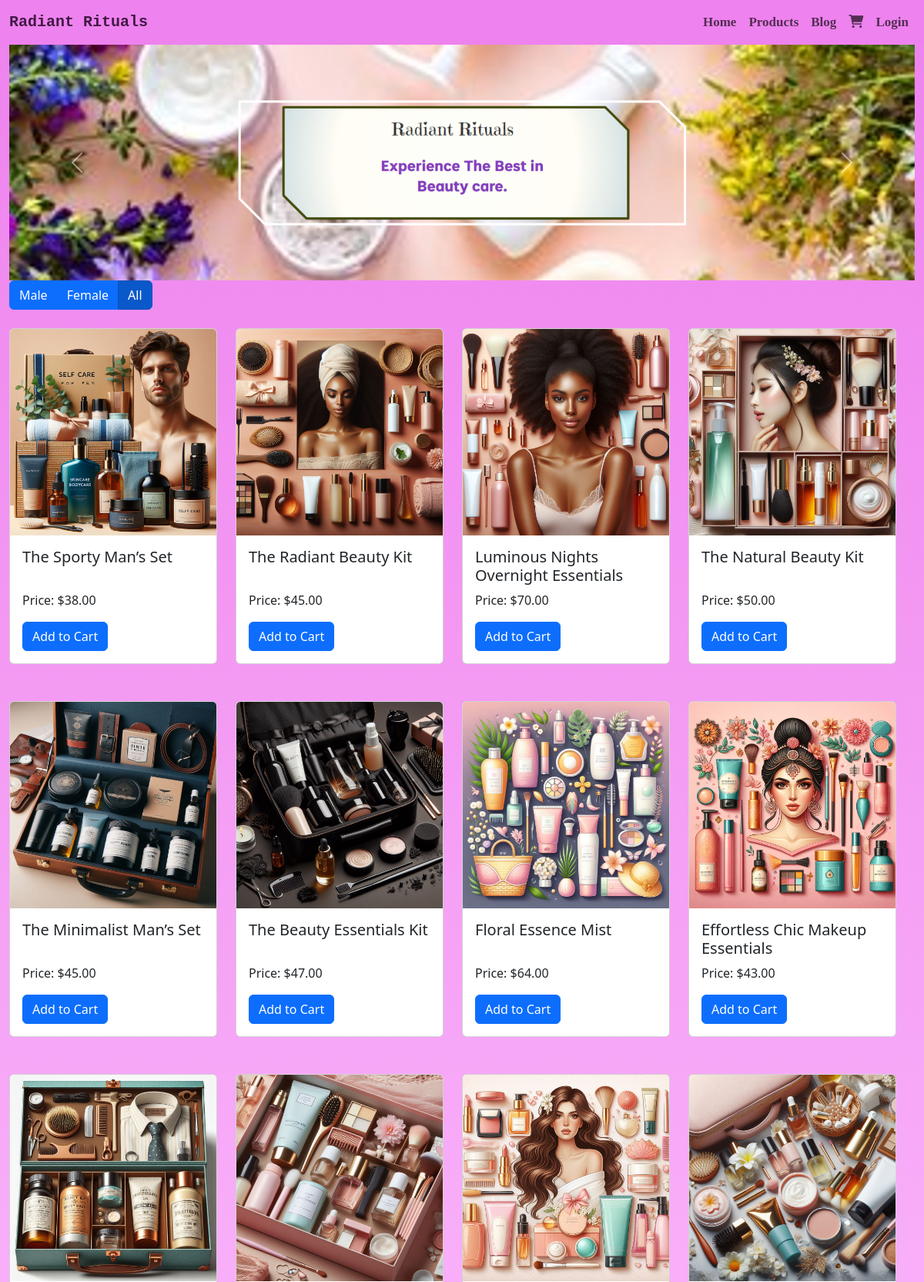
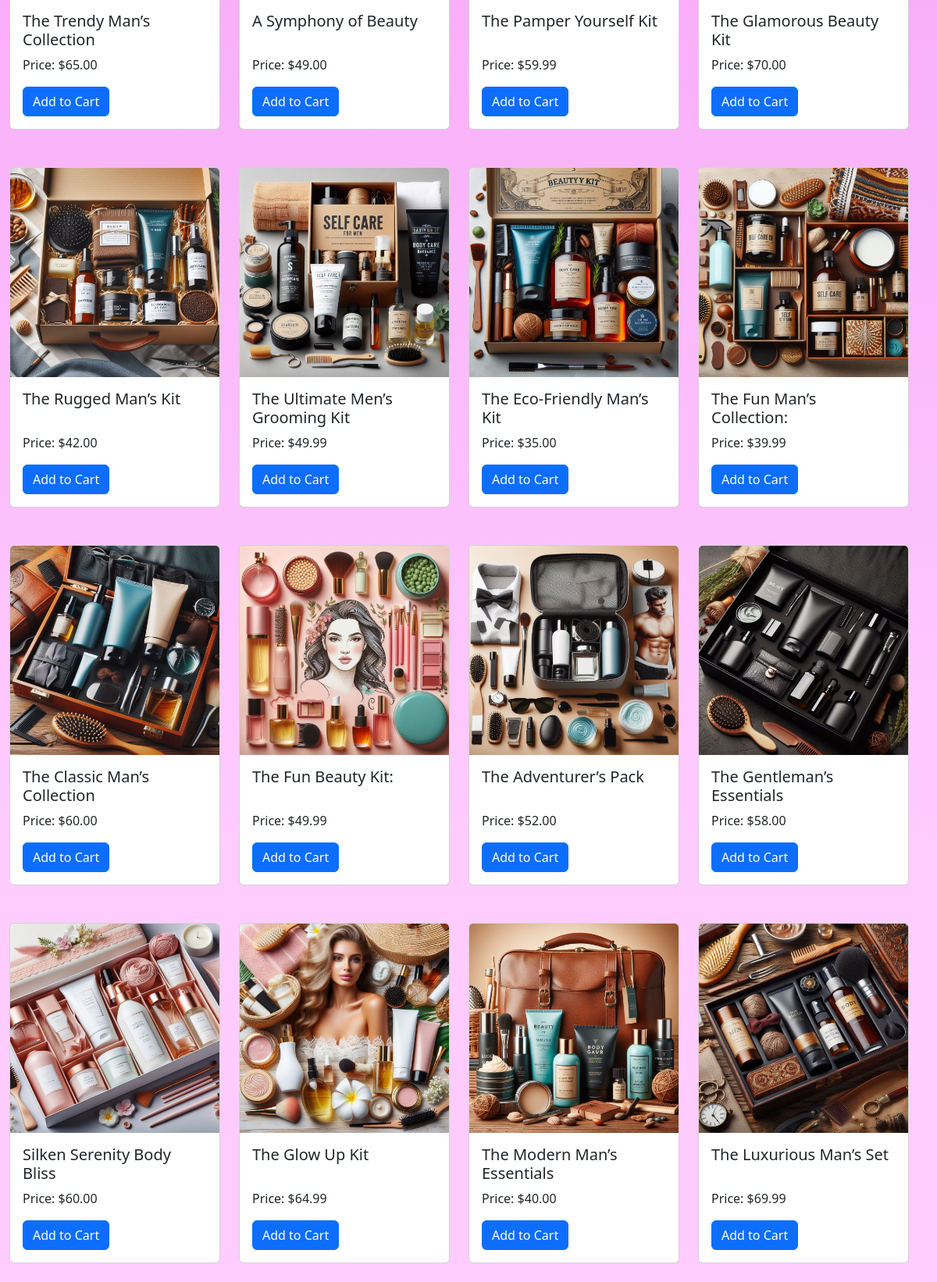
The page / on the database its author committed (2 pictures, top to bottom).
### products/models.py (models this page shows)
class Product(models.Model):
    GENDER_CHOICES = (
        ('Male', 'Male'),
        ('Female', 'Female'),
        ('Unisex', 'Unisex'),
    )
    CATEGORY_CHOICES = (
        ('Haircare', 'Haircare'),
        ('Skincare', 'Skincare'),
        ('Bodycare', 'Bodycare'),
        ('Fragrance', 'Fragrance'),
        ('Beauty Boxes', 'Beauty Boxes'),
        ('Other', "Other"),
    )
    user = models.ForeignKey(User, on_delete=models.CASCADE, default=1)
    name = models.CharField(max_length=255)
    description = models.TextField()
    price = models.DecimalField(max_digits=10, decimal_places=2)
    image = models.ImageField(upload_to='product_images/')
    created_at = models.DateTimeField(auto_now_add=True)
    category = models.CharField(max_length=20, choices=CATEGORY_CHOICES, default='Other')
    gender = models.CharField(max_length=10, choices=GENDER_CHOICES, default="Unisex")

### products/views.py (the view)
# urls.py: 2. Add a URL to urlpatterns:  path('', views.home, name='home')
def home(request):
    beauty_boxes = Product.objects.filter(category='Beauty Boxes')
    beauty_boxes_shuffled = list(beauty_boxes)
    random.shuffle(beauty_boxes_shuffled)
    gender_filter = request.GET.get('gender')
    if gender_filter == 'male':
        beauty_boxes = [product for product in beauty_boxes_shuffled if product.gender == 'Male']
    elif gender_filter == 'female':
        beauty_boxes = [product for product in beauty_boxes_shuffled if product.gender == 'Female']
    else:
        beauty_boxes = beauty_boxes_shuffled
    return render(request, 'base.html', {'beauty_boxes': beauty_boxes})

### products/templates/base.html (shortened to what this page needs)
<!DOCTYPE html>
<html lang="en">
<head>
    {% load static %}
    <link rel="stylesheet" href="{% static 'styles.css' %}">
    <link rel="stylesheet" href="https://cdnjs.cloudflare.com/ajax/libs/font-awesome/6.0.0/css/all.min.css">
    <link href="https://cdn.jsdelivr.net/npm/bootstrap@5.3.0-alpha3/dist/css/bootstrap.min.css" rel="stylesheet">
</head>
<body style="background: linear-gradient(to bottom, violet 0%, #ffccff 83%); height: fit-content;">
<nav class="navbar navbar-expand-lg ">
    <div class="container-fluid">
      <a class="navbar-brand" href="{% url 'home' %}" style="color: rgb(66, 25, 69); font-family:monospace; font-weight: 700;" >Radiant Rituals</a>
      <div class="collapse navbar-collapse" id="navbarNavAltMarkup">
        <div class="navbar-nav ms-auto" style="color: rgb(236, 222, 222); font-size: 17px; font-weight: 600;">
          <a class="nav-link" aria-current="page" href="{% url 'home' %}" >Home</a>
          <a class="nav-link" href="{% url 'product_list' %}" >Products</a>
          <a class="nav-link" href="{% url 'article_list' %}">Blog</a>
          <a href="{% url 'view_cart' %}" class="nav-link" id="cartLink">
            <i class="fas fa-shopping-cart"></i>
        </a>
          {% if user.is_authenticated %}
          <a class="nav-link" href="{% url 'logout' %}" >Logout</a>
          {% else %}
          <a class="nav-link" href="{% url 'login' %}" >Login</a>
          {% endif %}
        </div>
      </div>
    </div>
  </nav>
  <div class="container-fluid">
    {% block content %}
    <div id="carouselExampleControls" class="carousel slide mx-auto" data-bs-ride="carousel">
        <div class="carousel-inner" style="width: 100%;" >
            <div class="carousel-item active">
                <img src="{% static 'images/banner1.png' %}" class="d-block w-100" alt="..." style="width: 100%;">
            </div>
        </div>
        <button class="carousel-control-prev" type="button" data-bs-target="#carouselExampleControls" data-bs-slide="prev">
            <span class="carousel-control-prev-icon" aria-hidden="true"></span>
        </button>
        <button class="carousel-control-next" type="button" data-bs-target="#carouselExampleControls" data-bs-slide="next">
            <span class="carousel-control-next-icon" aria-hidden="true"></span>
        </button>
    </div>
    <div class="btn-group" role="group" aria-label="Filter by Gender">
        <a href="{% url 'home' %}?gender=male" class="btn btn-primary filter-button">Male</a>
        <a href="{% url 'home' %}?gender=female" class="btn btn-primary filter-button">Female</a>
        <a href="{% url 'home' %}" class="btn btn-primary filter-button">All</a>
    </div>
    <div class="row">
        <div class="row">
            {% for product in beauty_boxes %}
                <div class="col-md-3 mt-4 mx-auto mb-4">
                    <div class="card">
                        <img src="{{ product.image.url }}" class="card-img-top" alt="{{ product.name }}">
                        <div class="card-body">
                            <h5 class="card-title" style="height: 3rem;">{{ product.name }}</h5>
                            <p class="card-text">Price: ${{ product.price }}</p>
                            <form id="add-to-cart-form" method="post" action="{% url 'add_to_cart' product.id %}" data-product-id="{{ product.id }}">
                                <button type="button" onclick="addToCart('{{ product.id|escapejs }}')" class="btn btn-primary">Add to Cart</button>
                            </form>
                        </div>
                    </div>
                </div>
            {% endfor %}
        </div>
    {% endblock %}
</div>
</body>
</html>

### products/static/styles.css (style rules this page uses)
.navbar { background-color: violet; font-family: cursive; }

### rows shown on the page
Product: image (picture), name "The Sporty Man’s Set", price "38.00"
Product: image (picture), name "The Radiant Beauty Kit", price "45.00"
Product: image (picture), name "Luminous Nights Overnight Essentials", price "70.00"
Product: image (picture), name "The Natural Beauty Kit", price "50.00"
Product: image (picture), name "The Minimalist Man’s Set", price "45.00"
Product: image (picture), name "The Beauty Essentials Kit", price "47.00"
Product: image (picture), name "Floral Essence Mist", price "64.00"
Product: image (picture), name "Effortless Chic Makeup Essentials", price "43.00"
Product: image (picture), name "The Trendy Man’s Collection", price "65.00"
Product: image (picture), name "A Symphony of Beauty", price "49.00"
Product: image (picture), name "The Pamper Yourself Kit", price "59.99"
Product: image (picture), name "The Glamorous Beauty Kit", price "70.00"
Product: image (picture), name "The Rugged Man’s Kit", price "42.00"
Product: image (picture), name "The Ultimate Men’s Grooming Kit", price "49.99"
Product: image (picture), name "The Eco-Friendly Man’s Kit", price "35.00"
Product: image (picture), name "The Fun Man’s Collection:", price "39.99"
Product: image (picture), name "The Classic Man’s Collection", price "60.00"
Product: image (picture), name "The Fun Beauty Kit:", price "49.99"
Product: image (picture), name "The Adventurer’s Pack", price "52.00"
Product: image (picture), name "The Gentleman’s Essentials", price "58.00"
Product: image (picture), name "Silken Serenity Body Bliss", price "60.00"
Product: image (picture), name "The Glow Up Kit", price "64.99"
Product: image (picture), name "The Modern Man’s Essentials", price "40.00"
Product: image (picture), name "The Luxurious Man’s Set", price "69.99"
